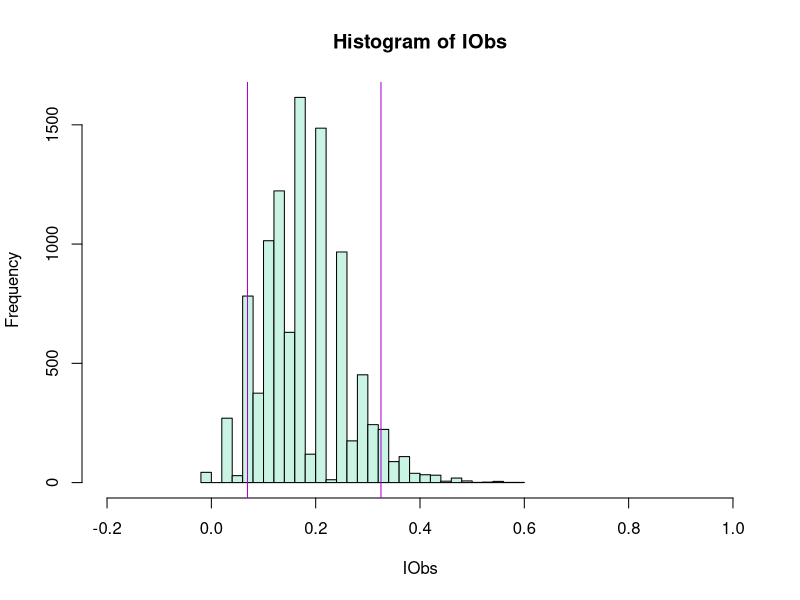
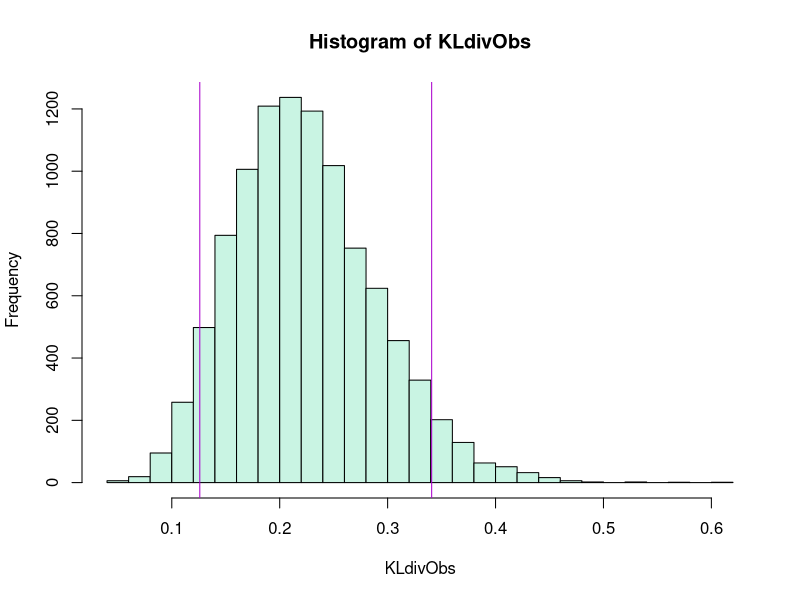

Generate these figures, in order, with R:
# tocID <- "FND-STA-Information_theory.R"
#
# ==============================================================================
#
#                                   S T O P :
#                                   =========
#
#                                     2021
#                                UPDATE WARNING!
#                                ---------------
#
#  This file has not yet been updated for coursework.  You may inspect it, but
#  do NOT use it for actual coursework as long as this warning is here.  Parts
#  of the code and data will change, and if you use this outdated code it will
#  break your setup and workflow.
#
# ==============================================================================
#
# Purpose:  A Bioinformatics Course:
#              R code accompanying the FND-STA-Information_theory unit.
#
# Version:  0.2.1
#
# Date:     2017 - 2021
# Author:   Boris Steipe (boris.steipe@utoronto.ca)
#
# Versions:
#           0.2.1  Maintenance
#           0.2    Under development
#           0.1    First code copied from 2016 material.
#
#
# TODO:
#
#
# == DO NOT SIMPLY  source()  THIS FILE! =======================================
#
# If there are portions you don't understand, use R's help system, Google for an
# answer, or ask your instructor. Don't continue if you don't understand what's
# going on. That's not how it works ...
#
# ==============================================================================



# = 1 ___Section___

# What level of information is "significant"

# Assume the background distribution is the database frequencies of
# amino acids:

AAref <- numeric()  # Uniprot frequencies October 2017, slightly adjusted to
# sum to 1.0
AAref["A"] <- 0.0904
AAref["C"] <- 0.0123
AAref["D"] <- 0.0545
AAref["E"] <- 0.0617
AAref["F"] <- 0.0394
AAref["G"] <- 0.0724
AAref["H"] <- 0.0221
AAref["I"] <- 0.0573
AAref["K"] <- 0.0504
AAref["L"] <- 0.0986
AAref["M"] <- 0.0240
AAref["N"] <- 0.0392
AAref["P"] <- 0.0486
AAref["Q"] <- 0.0381
AAref["R"] <- 0.0570
AAref["S"] <- 0.0673
AAref["T"] <- 0.0558
AAref["V"] <- 0.0686
AAref["W"] <- 0.0129
AAref["Y"] <- 0.0294
sum(AAref)

# Function to calculate Shannon entropy
H <- function(pmf) {
  # Calculate Shannon entropy
  # Parameters:
  #   pmf (numeric) probability mass function: a vector of states and
  #                 associated probabilities. Each element of
  #                 pmf must be in (0, 1] and sum(pmf) must be 1.
  # Value:
  #   Shannon entropy in bits.
  # Examples:
  #   H(c(A=0.25, C=0.25, G=0.25, T=0.25))  # 2 bits entropy in a random
  #                                         # nucleotide sequence
  #   H(1)     # If all elements are the same, entropy is zero
  #
  if (any(pmf <= 0 | pmf > 1) || isFALSE(all.equal(1.0, sum(pmf)))) {
    stop("Input is not a discrete probability distribution.")
  }
  H <- -sum(pmf * (log(pmf) / log(2)))
  return(H)
}

# Why use all.equal()? Exact comparisons with floating point numbers are
# brittle. Consider for example:
1/6 + 1/6 + 1/6 + 1/6 + 1/6 + 1/6 == 1
print(1/6 + 1/6 + 1/6 + 1/6 + 1/6 + 1/6, digits = 22) # 0.9999999999999998889777
# all.equal() tests for _near_ equality with tolerance of ~ 1.5e-8



# Entropy of the database frequencies (in bits):
(Href <- H(AAref))

# for comparison: entropy if all amino acids are equiprobable
H(rep(0.05, 20))


# Set up a simulation to estimate the distribution of Information values
# from random sequences drawn from AAref. This is the distribution for the
# statistical null hypothesis:
nObs <- 15                      # number of observations (e.g aligned sequences)
# nObs <- 80
nTrials <- 10000                # number of trials
IObs <- numeric(nTrials)        # vector to store Information in each trial
simCounts <- numeric(20)        # vector to tabulate our information ...
names(simCounts) <- names(AAref)# ... with the names of AAref


for (i in 1:nTrials) {  # simulate ...

  # sample AAref letters, nObs times, with the probabilities of AAref:
  AAobs <- sample(names(AAref), size = nObs, prob = AAref, replace = TRUE)

  x <- table(AAobs)                            # table simulated observations
  simCounts[1:20] <- rep(0, length(simCounts)) # initialize simCounts to 0
  simCounts[names(x)] <- x                     # overwrite with observed counts
  simCounts <- simCounts + 0.5                 # add Jeffreys' pseudocounts
  Hobs <- H(simCounts/sum(simCounts))          # counts to frequency, calc. H
  IObs[i] <- Href - Hobs                       # store information
}

# evaluate
hist(IObs, col = "#C9F4E3", xlim = c(-0.2, 1.0), breaks = 25)
abline(v = quantile(IObs, c(0.05, 0.95)), col = "#AA00CC")

# The purple lines are drawn at the 5% quantiles of the Iobs distributions -
# i.e. an actual observation that lies outside the purple lines is deemed
# "significant"(1)(2). Of course, this is only true to the degree that the
# database frequencies are a valid model for the null-hypothesis on the
# sequence position we are considering here.

#  (1) If we use 5% quantiles, this means a value is significantly larger
#      than expected, and we ignore cases when the value is < 0; if we
#      consider both smaller and larger values, we need to use 2.5% quantiles,
#      since 5% of all observations lie outside the 0.025 and 0.975
#      quantiles.
#
#  (2) For an actual observation of counts, we calculate its observed
#      _empirical_p_Value_ as (nCounts + 1)/(nTotal + 1).


# You can probably now appreciate that information is a bit of a shortcut for
# biological sequences, and does not really take the different inherent
# frequencies based on the character of the amino acids into account. For
# example, L is the most frequent and C is the least frequent, but if we have an
# alignment of 1000 sequences and we see that the frequencies for L and C are
# swapped, that would be _very_ surprising - nevertheless, the information would
# be 0. In order to take that into account, we should actually compute
# Kullback-Leibler divergences.


# Swap C and L frequencies
p <- AAref
q <- AAref
q["L"] <- AAref["C"]
q["C"] <- AAref["L"]
H(p)
H(q)

KLdiv <- function(p, q) {
  # p and q are two pmfs of discrete probability distributions
  # with the same outcomes, which are nowhere 0.
  # Value:  Kullback-Leibler divergence  sum(p * log( p / q))).

  if (length(p) != length(q)) {
    stop("PANIC: input vector lengths differ!")
  }
  if (any(c((p == 0), (q == 0)))) {
    stop("PANIC: 0's found in input vectors!")
  }

  return(sum(p * log( p / q )))
}

KLdiv(p, p)
KLdiv(p, q)


nObs <- 15                      # number of observations (e.g aligned sequences)
# nObs <- 80
nTrials <- 10000                # number of trials
KLdivObs <- numeric(nTrials)        # vector to store Information in each trial
simCounts <- numeric(20)        # vector to tabulate our information ...
names(simCounts) <- names(AAref)# ... with the names of AAref


for (i in 1:nTrials) {  # simulate ...

  # sample AAref letters, nObs times, with the probabilities of AAref:
  AAobs <- sample(names(AAref), size = nObs, prob = AAref, replace = TRUE)

  x <- table(AAobs)                            # table simulated observations
  simCounts[1:20] <- rep(0, length(simCounts)) # initialize simCounts to 0
  simCounts[names(x)] <- x                     # overwrite with observed counts
  simCounts <- simCounts + 0.5                 # add Jeffreys' pseudocounts
  simCounts <- simCounts/sum(simCounts)        # counts to frequency
  KLdivObs[i] <- sum(simCounts * log( simCounts / AAref )) # store KLdiv
}

# evaluate
hist(KLdivObs, col = "#C9F4E3", breaks = 25)
abline(v = quantile(KLdivObs, c(0.05, 0.95)), col = "#AA00CC")
quantile(KLdivObs, 0.992)

# Running the simulation with KL does not give a fundamentally
# different behaviour - since we are just randomly sampling. But KL would be
# more sensitive in case there is biological selection, where the sampling is no
# longer random. If I run the same simulation, with nObs <- 80 but calculating
# KLdiv instead of information, I get a 5% quantile at 0.15 - but the C/L
# frequency swap gives me a KL divergence of 0.18 - this is significant at p =
# 0.008 - (remember, Information is 0 in this case). So that's actually quite a
# nice addition to the toolbox.


# [END]
